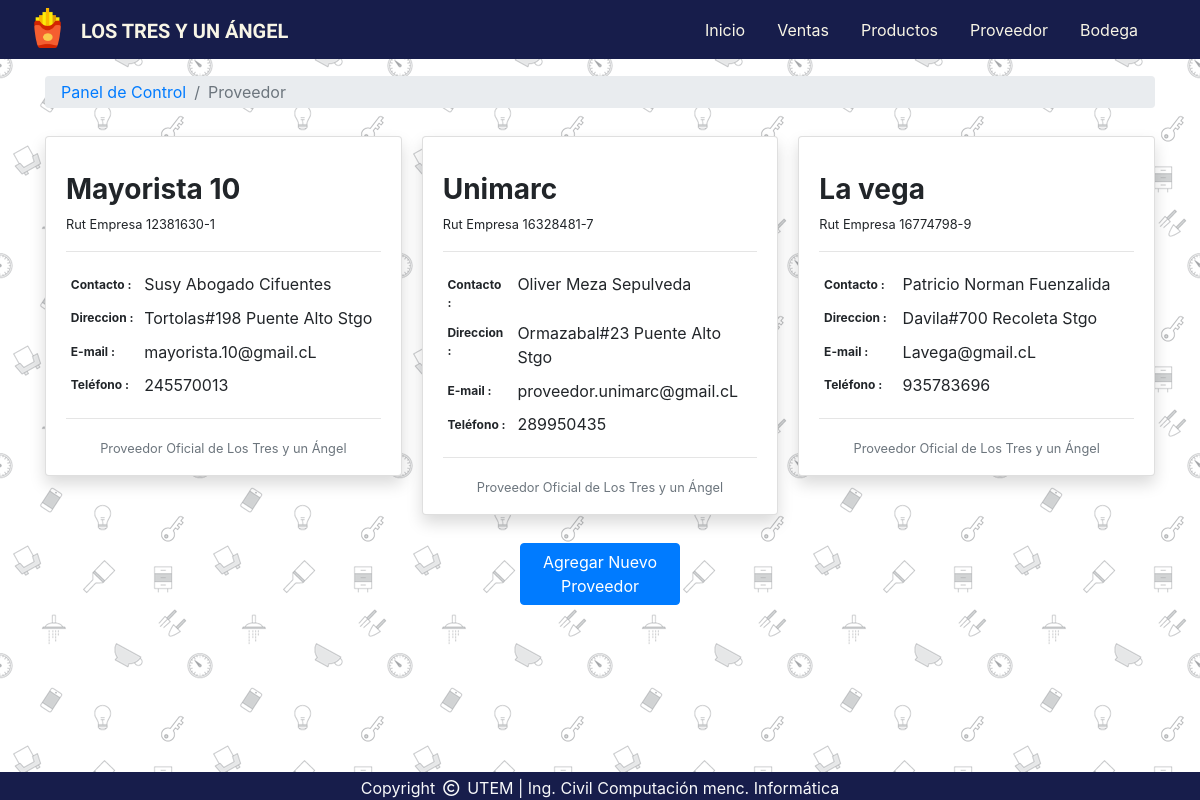
Screenshot of /views/dynamics/proveedor.php with the database file from the repository.
### tables this page shows
CREATE TABLE `proveedor` (
  `RUT` varchar(30) NOT NULL,
  `NOMBRE` varchar(30) NOT NULL,
  `NOMBRE_CONTACTO` varchar(30) NOT NULL,
  `DIRECCION` varchar(30) NOT NULL,
  `CORREO` varchar(30) NOT NULL,
  `TELEFONO` int NOT NULL,
  PRIMARY KEY (`RUT`)
);

### views/dynamics/proveedor.php (the view, shortened to what this page needs)
<?php include('../static/header.php');
    include_once '../conection/conexionBD.php';
    $proveedor_sql = 'SELECT * FROM proveedor';
    $conexion = $mybd -> prepare($proveedor_sql);
    $conexion->execute();
    $proveedores = $conexion->fetchAll();
?>
    <div class="container">
        <nav aria-label="breadcrumb">
            <ol class="breadcrumb py-1 my-1">
              <li class="breadcrumb-item"><a href="inicio.php">Panel de Control</a></li>
              <li class="breadcrumb-item active" aria-current="page">Proveedor</li>
            </ol>
          </nav>
    </div>
    <div class="container">
        <div class="row pt-4">
            <div class="col">
                <div class="card-columns">
                    <?php foreach($proveedores as $proveedor): ?>
                    <div class="card rounded shadow">
                        <div class="card-body pt-2 pb-0">
                            <h3 class="font-weight-bold my-1"><?php echo $proveedor['NOMBRE'] ?></h3>
                            <small>Rut Empresa <?php echo $proveedor['RUT']?></small>
                            <hr>
                            <table class="table table-borderless table-sm tableProveedor">
                                <tr>
                                    <th scope="row">Contacto :</th>
                                    <td> <?php echo $proveedor['NOMBRE_CONTACTO'] ?> </td>
                                </tr>
                                <tr>
                                    <th scope="row">Direccion :</th>
                                    <td> <?php echo $proveedor['DIRECCION'] ?> </td>
                                </tr>
                                <tr>
                                    <th scope="row">E-mail :</th>
                                    <td> <?php echo $proveedor['CORREO'] ?> </td>
                                </tr>
                                <tr>
                                    <th scope="row">Teléfono :</th>
                                    <td> <?php echo $proveedor['TELEFONO'] ?> </td>
                                </tr>
                            </table>
                            <hr>
                            <div class="d-flex justify-content-center">
                                <p class="text-muted"><small>Proveedor Oficial de Los Tres y un Ángel</small></p>
                            </div>
                        </div>
                    </div>
                    <?php endforeach ?>
                </div>
            </div>
        </div>
        <div class="row d-flex justify-content-center my-3">
            <div class="col-lg-2 col-sm-6">
                <button class="btn btn-primary" style="width: 100%;" id="agregarProveedor">Agregar Nuevo Proveedor</button>
            </div>
        </div>
    </div>
    <br><br>
<?php include('../static/footer.php') ?>

### views/static/header.php (shortened to what this page needs)
<!doctype html>
<html lang="en">
<head>
    <link rel="stylesheet" href="../../css/bootstrap.min.css">
    <link rel="stylesheet" href="../../css/estilos.css">
    <link rel="stylesheet" href="../../css/secciones.css">
</head>
<body class="body-portada">
    <nav class="navbar navbar-expand-lg fixed-top fondo-nav">
        <div class="container">
            <div class="row">
                <a href="#"><img src="../../img/icono.png" class="img-icono" alt="descripcion" width="35"
                        height="40"></a>
                <a href="../dynamics/inicio.php" class="navbar-brand mx-3 pt-2 font-lostres titulo-portada">los tres y un
                    ángel</a>
            </div>
            <div class="collapse navbar-collapse justify-content-end" id="navbar">
                <div class="row">
                    <ul class="navbar-nav pr-3">
                        <li class="nav-item">
                            <a href="../dynamics/inicio.php" class="nav-link mx-2 font-nav">Inicio</a>
                        </li>
                        <li class="nav-item">
                            <a href="../dynamics/ventas.php" class="nav-link mx-2 font-nav">Ventas</a>
                        </li>
                        <li class="nav-item">
                            <a href="../dynamics/productos.php" class="nav-link mx-2 font-nav">Productos</a>
                        </li>
                        <li class="nav-item">
                            <a href="../dynamics/proveedor.php" class="nav-link mx-2 font-nav">Proveedor</a>
                        </li>
                        <li class="nav-item">
                            <a href="../dynamics/bodega.php" class="nav-link mx-2 font-nav">Bodega</a>
                        </li>
                    </ul>
                </div>
            </div>
        </div>
    </nav><br>
    <br>
    <br>

### views/static/footer.php (shortened to what this page needs)
<footer class="fondo-nav fixed-bottom">
    <div class="container">
        <div class="row d-flex justify-content-center pt-1 text-light">
            Copyright <i class="far fa-copyright text-light pt-1 mx-2"></i>
            UTEM | Ing. Civil Computación menc. Informática
        </div>
    </div>
</footer>
</body>
</html>

### css/estilos.css (style rules this page uses)
:root { --blueDark: #171d4b; --turquoise: #2ed3c6; --turquoiseDark: #00a196; --whiteDiamond: #f8f5e6; --gris: #607d8b; --grisLight: #b0bec5; --greenMoney: #00d600; --redSwan: #ff0000; --yellow: #fff500; }
.font-lostres { font-family: "Pompiere", cursive; }
.body-portada { background: url("../img/doodles.png"); }
.titulo-portada { font-size: 20px; font-weight: bolder; text-transform: uppercase; color: var(--whiteDiamond); transition: 0.1s; }
.img-icono { transition: 0.1s; }
.fondo-nav { background: var(--blueDark); }
.font-nav { color: var(--whiteDiamond); }
ul li .font-nav { border-radius: 0.2rem; transition: 0.1s; }

### css/secciones.css (style rules this page uses)
.tableProveedor tr th { font-size: 12px; padding-top: 8px; }

### rows the page displays
proveedor: NOMBRE "Mayorista 10", RUT "12381630-1", NOMBRE_CONTACTO "Susy Abogado Cifuentes", DIRECCION "Tortolas#198 Puente Alto Stgo", CORREO "mayorista.10@gmail.cL", TELEFONO "245570013"
proveedor: NOMBRE "Unimarc", RUT "16328481-7", NOMBRE_CONTACTO "Oliver Meza Sepulveda", DIRECCION "Ormazabal#23 Puente Alto Stgo", CORREO "proveedor.unimarc@gmail.cL", TELEFONO "289950435"
proveedor: NOMBRE "La vega", RUT "16774798-9", NOMBRE_CONTACTO "Patricio Norman Fuenzalida", DIRECCION "Davila#700 Recoleta Stgo", CORREO "Lavega@gmail.cL", TELEFONO "935783696"
